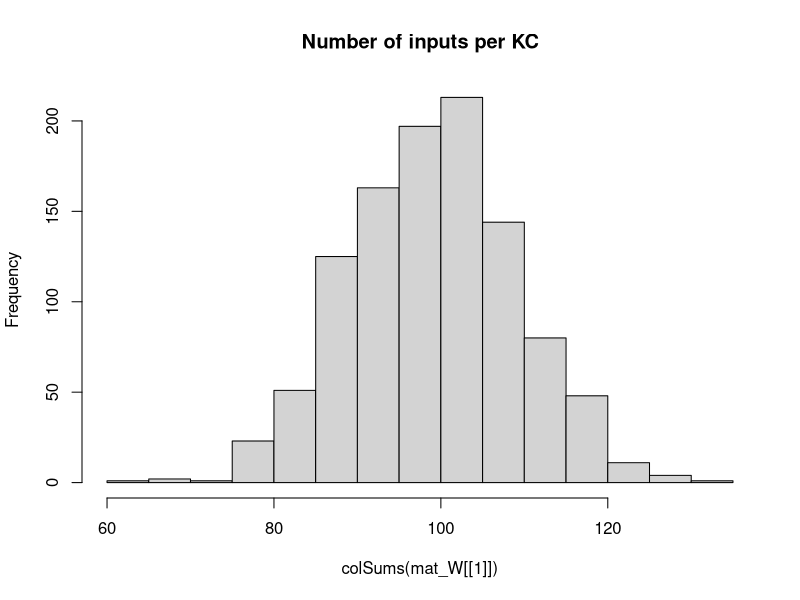

This figure's R source: (Note: this script raises an error after producing the figure.)
## Development Code for Willsaw NN image recognition of zfish larva
## KL 2021
## I will implement a MB random kernel NN as in my Ant Navigation paper 
## This Files Trains the weights of  2 Layer Net : Random Expansion Feature Layer (Random Kernel Trick) -> Perceptron Output neuron 
## The connections in L1 Random Sparse Net are data independent, while L2 wights are trained via +ve larva head template samples to filter patterns that look like larva
## The input images are labeled as Fish and non fish according to the folder they are placed.
# Output is saved as pgm images which are then loaded by tracker software so as to implemend the simple classifier net implemended here 

library("pixmap")
library("yaml")

## TODO GIGURE OUT INIT That Works

## Initialiaze the random Weight vector of an L1 (KC) neuron  
init_random_W <- function(m, p){
  # Draw random Number N of Sampled Inputs From Binomial
  #n <- rbinom(1,length(m),p)
  ## Set N random synapses as inputs to KC
  #idx <- sample(1:length(m),n)
  m <- rnorm(NROW(m),0,sd=0.5) #runif(NROW(m))/(10*NROW(m)) ##Weak Synapses
  ## Likely Stronger Subset
  #m[idx] <- 1#/length(m) #runif(n)/(10*length(m)) #1/NROW(m)
  #print(length(m))
  return (m)
}


## Initialiaze the random Weight vector of an L1 (KC) neuron  
init_sparse_W <- function(m,p){
  # Draw random Number N of Sampled Inputs From Binomial
  n <- rbinom(1,length(m),p)
  ## Set N random synapses as inputs to KC
  idx <- sample(1:length(m),n)
  #m <- runif(NROW(m))/(1000000*NROW(m)) ##Weak Synapses
  ## Likely Stronger Subset
  m[idx] <- 1#/length(m) #runif(n)/(10*length(m)) #1/NROW(m)
  #print(length(m))
  return (m)
}


## Sigmoid//logistic Transfer Function
N_transfer <- function(activation)
{
  return (1/(1+exp(-activation)))
}


## Derivative Sigmoid/logistic Transfer Function
N_transfer_D <- function(activation)
{
  return (N_transfer(activation)*(1-N_transfer(activation)) )
}

N_activation <- function(X,W,B)
{
  ## If more Than Half input units (based on Avg inputs) is active - then activate KC
  
  #  if ( sum(X) > KC_THRES )
  #    return (1)
  # else
  ## Bias is just another W attached to a fixed Input 1
  return (W%*%X + B)
}

## Copies A Smaller Matrix To the Middle of a larger one - (Pasting Image on larger canvas)
matrix_paste <- function(src,target)
{
  x_offset <- round((ncol(target)- ncol(src))/2 )
  y_offset <- round((nrow(target)- nrow(src))/2 )
  target[ (1+y_offset):(y_offset+nrow(src)),(1+x_offset):(x_offset+ncol(src))] <-src
  return(target)
}


sparse_binarize <- function(X,INPUT_SPARSENESS)
{
  ## Binarize Input Image / Set Sparsensess ##
  pxsparse = 1.0
  thres_bin = mean(X)
  max_iter = 100
  
  while (pxsparse > INPUT_SPARSENESS & max_iter > 0)
  {
    X_bin <-  as.numeric(X > thres_bin)
    pxsparse <- sum(as.numeric(X_bin[X_bin > 0]))/length(X_bin)
    thres_bin = thres_bin + 0.01;
    max_iter = max_iter + 1
  }
  
  
  ##message("Input Sparseness:",pxsparse)
  
  return(X_bin)
}




makeInputMatrix <- function(img_list,inmat_W)
{
  
  ## TRAIN /TEST ##
  img_list <- img_list[,1]
 
  
  
  ## Matrix Of  image Input Vectors  
  mat_X = matrix(0,nrow=ncol(inmat_W[[1]]),ncol=length(img_list) )
  fileidx <- 0
  for (in_img in img_list)
  {
    fileidx= fileidx + 1
    
    imgT <- read.pnm(as.character(in_img) )
    mat_img <- getChannels(imgT)
    X <- as.vector(mat_img)
    ### Add Fixed input 1 - To operate As Adjustable Bias for each input   
    ##X[length(X)] <- 1 # c(as.vector(mat_img),1)
    
    ##message(in_img," Input Dim:", dim(mat_img)[1],"x",dim(mat_img)[2],"=",dim(mat_img)[2]*dim(mat_img)[1])
    
    if (length(X) > n_top_px)
    {
      warning("input sample too big - skipping")
      next
    }
    
    ## If Loaded image is Smaller than INput - Then Resize (paste into) larger Matrix to fit
    if (length(X) < n_top_px)
    {
      ##message("input sample Smaller than Canvas - pasting")
      mat_t <- matrix(0,nrow=img_dim[1],ncol=img_dim[2])
      mat_img <- matrix_paste(mat_img,mat_t)
      ##message("Converted  Dim:", dim(mat_img)[1],"x",dim(mat_img)[2],"=",dim(mat_img)[2]*dim(mat_img)[1])
    }
    
    ##mypic = new("pixmapGrey", size=dim(mat_img),grey = mat_img);plot(mypic)
    ## Convert to Col Vector
    X <- sparse_binarize(as.vector(mat_img),INPUT_SPARSENESS)
    
    
    dim(X) <- c(length(X),1) ## Make into Col Vector
    
    if (length(X) > n_top_px)
    {
      warning(in_img,"Image Too large. Skipping")
      next
    }
    
    stopifnot(length(mat_X[,fileidx]) ==length(X) ) 
    mat_X[,fileidx] <- X # Save In Vector to MAtrix
    
  }## Load All Input Vectors Into Matrix X
  
  return(mat_X)
} ##Make INput List



### EXPORT MAtrix to YAML for !!opencv-matrix##
matrixToYamlForOpenCV <- function(mat)
{
  ##!!opencv-matrix
  strHeader <- "!!opencv-matrix\n rows: %d\n cols: %d\n dt: f\n data:["
  ## Matrix Will Be saved Transposed Because Data serial Reading Order is by row in OpenCV while Here Serialization is By Column
  strHeader <- sprintf(strHeader,nrow(mat),ncol(mat))
  strData = ""
  lineWidth = 100#min(100,length(mat))
  
  ## COMMENTED OUT AS SUDDENLY as.yaml started adding new Lines in data automatically - The following routine does this manually
  # ##Long Strings Need to be broken by New Lines otherwise OPENCV FIle Storage FAils
  # if (length(mat) > lineWidth){
  #   fcon<- tempfile("matrixYaml")
  #   
  #   ## Need to export To TEMP file as string Concat Is too SLOW
  #   for (i in seq(1,length(mat),lineWidth) ){
  #     write(mat[i:min(i+lineWidth-1,length(mat)-1)], file = fcon,ncolumns = 100, append = TRUE, sep = ", ")
  #     ##cat(",",file = fcon, append = TRUE,fill=FALSE)
  #     #strData = paste0(strData, toString(mat[i:min(i+lineWidth,length(mat))],"\n",width=0))
  #   }
  #   ## Join  All Lines Back INto One String - With Newlines and Commas and Intendation
  #   #strData = noquote()
  #   strData = noquote(paste0(
  #                     readLines(con = fcon, n = -1L, ok = TRUE, warn = TRUE, skipNul = FALSE, encoding = "UTF-8"),
  #                            collapse=",\n         ")) ##
  #   #class(strData) <- "verbatim"
  # }else
    
  ## Need to TransposeBecause Data serial Reading Order is by row in OpenCV while Here Serialization is By Column
  strData = toString(t(mat))
  
  
  strRet=  noquote(paste0(strHeader,strData,"]")) 
  
  
  ##Character vectors that have a class of ‘verbatim’ will not be quoted in the output YAML 
  class(strRet) <- "verbatim"
  ##class(strRet) <- "verbatim"
  #write(strRet,file = fcon)  
  return(noquote(strRet) )
}




## Process 2 Layer Network - Return Last Node Output produced for each input image
## Note : Input Layer Is Simplified - No activation function needed or Bias - Input image intentities are taken as activations
## Target_output is vector of desired output for each output Neuron these I chose to be L2_1=1 (Fish) L2_2=1 (Non Fish)
net_proc_images_batch <- function(mat_X,inmat_W,inmat_B,mat_Y,learningRate = 0.0)  
{
  
  L_X     <- list() ## Output Of Layer k
  L_A     <- list() ## Activation of  Layer k
  L_delta <- list()  ## Delta is the "cost attributable to (the value of) that node". 
  L2_out <- list()
  
  
  outError = 0 #'Mean Sq Error Of File Batch'

  
  
    ##Input Layer Is Simplified - No activation function needed or Bias - Input image intentities are taken as activations
    ## Due to R hell with numbers ecoming Factors I need to do this tricl
    
    ##Target_output <- mat_Y[fileidx,] 
     
    ## Forward Propagation ##
    ##mat_X[1,] = 1 ## Add COnst Input so W_i operates as a Bias IxW 
   ##  matrix of output Col vectors correspond to output
    for (l in 1:(N_Layers+1) )
    {
      if (l == 1) ## 1st Layer is INput 
      {
        ##Activation 
        L_A[[1]] <- mat_X
        L_X[[1]] <- mat_X##N_transfer(X-0.5)
        
      }else
      {
        L_X[[l-1]][1,] = 1 ## Add COnst Input so W_i operates as a Bias IxW
        L_A[[l]] <- N_activation(L_X[[l-1]], inmat_W[[l-1]], inmat_B[[l-1]] )
        L_X[[l]] <- N_transfer( L_A[[l]])
      }
    }
    MSQError =  sum(((mat_Y) - L_X[[N_Layers+1]] )^2)/ ncol(mat_X)

    ## Note Indexes L_X and mat/biases are off by one because LX_1 is considerened an input layer, while neural layer is l=2
    ## Back Propagation ##
    for (l in (N_Layers):1 )
    {
      ##On Output Layer
      if (l == (N_Layers))
      {
        ## Element Wise Product (hadamart Product)
        L_delta[[l]] <- ( N_transfer_D( L_X[[l+1]] )   * (L_X[[l+1]] - mat_Y)) ##*N_transfer_D(L_X[[l]])
      }else{
        #L_delta[[l]] <- L_delta[[l+1]] %*% t(mat_W[[l]])*N_transfer_D(L_X[[l]])
        L_delta[[l]] <-   t(t(L_delta[[l+1]]) %*%(inmat_W[[l+1]])*t(N_transfer_D( L_X[[l+1]] )))    ## %*% t(N_transfer_D(L_X[[l-1]]) )
      }
      
      dE <- (L_delta[[l]])%*%t(L_A[[l]])  
      dW <- learningRate*dE 
      ##Add average change over batch samples
      inmat_W[[l]] <- inmat_W[[l]] -  dW ##length(img_list)
      ## Error Non-Conform
      #inmat_B[[l]] <- inmat_B[[l]] - learningRate*(L_delta[[l]])  
      ##if (l==1)
      ##  hist(dW)
    }
    
    #hist(Layer_Bias[[1]])
    #if (fileidx %% 10 == 0)
    #  hist(inmat_W[[1]], main="After")
    
    
    ## Forward Propagation ## 
    # L1 <- N_transfer(N_activation(mat_X, inmat_W[[1]],inmat_B[[1]]  ) ) ## v_Layer_Bias[i] matrix(rep(,nrow(mat_X)),nrow=nrow(mat_X) )  
    # ## L2 matrix of output Col vectors correspond 
    # L2 <-  N_transfer(N_activation(L1,inmat_W[[2]] ,  inmat_B[[2]] )  )  
    # 
    # MSQError =  sum(((mat_Y) - L2 )^2)/ ncol(mat_X)
    # 
    ## Forward Propagation ##
    ##  matrix of output Col vectors correspond to output
    for (l in 1:(N_Layers+1) )
    {
      if (l == 1) ## 1st Layer is INput 
      {
        ##Activation 
        L_A[[1]] <- mat_X
        L_X[[1]] <- mat_X##N_transfer(X-0.5)
        
      }else
      {
        L_A[[l]] <- N_activation(L_X[[l-1]], inmat_W[[l-1]], inmat_B[[l-1]] )
        L_X[[l]] <- N_transfer( L_A[[l]])
      }
    }
    MSQError =  sum(((mat_Y) - L_X[[N_Layers+1]] )^2)/ ncol(mat_X)
    
    
    
    
    ##message("Recognition Output for Img ",in_img," is F:",L_X[[3]][1]," non-F:",L_X[[3]][2]," Active KC:",L2_out[[fileidx]]$KC_active/N_KC )
    #dim(X) = img_dim##dim(mat_img)
    
    
    #image(X_bin)
    #title(main = paste(in_img,strRes," R:",L2_Neurons_out[1]-L2_Neurons_out[2]), font.main = 4)
  
  
  lout <- list(X=mat_X,
               W=inmat_W,
               B=inmat_B,
               output= L_A[[N_Layers+1]],
               Target=mat_Y,
               #out=data.frame( do.call(rbind,L2_out ) ),
               MSQError=MSQError )
  
  #MSQError =  sum(((mat_Y) - L2)^2)/nrow(mat_X)
  
  return(lout  )
}



img_dim <- c(38,28)
N_Layers <- 2

n_top_px <- img_dim[2]*img_dim[1]
N_KC = n_top_px*10 ## Number of Kenyon Cells (Input layer High Dim Coding)
N_SYN_per_KC <- 10# n_top_px/500 ## Number of pic Features each KC neuron Codes for
#KC_THRES <- N_SYN_per_KC*0.25 ## Number of INput that need to be active for KC to fire/Activate
v_Layer_N <- c(n_top_px, N_KC, 2)
v_Layer_N3 <- c(n_top_px, N_KC,100, 2)

#v_Layer_CON <- c(N_SYN_per_KC/n_top_px,)
Layer_Bias <- list() ## Number of INput that need to be active for Neuron to fire/Activate
INPUT_SPARSENESS = 0.25

mat_W <<- list() # List Of Weight Matrices

## Make Sparse Random Synaptic Weight matrix Selecting Inputs for each KC
for (k in 1:N_Layers)
{
  mat_W[[k]] <- matrix(0,ncol=v_Layer_N[k],nrow=v_Layer_N[k+1])
  ## Init Random
  if (k==1)
    mat_W[[k]] <- t(apply(mat_W[[k]],1,init_sparse_W,N_SYN_per_KC/n_top_px)) ##
  else
    mat_W[[k]] <- t(apply(mat_W[[k]],1,init_random_W,0)) ##
  
  Layer_Bias[[k]] <- matrix(1,ncol=1,nrow=v_Layer_N[k+1] )  #rep(1,) ## Initialiaze Neural Biases
}

#hist(mat_W[[3]])
hist(colSums(mat_W[[1]]),main="Number of inputs per KC")

##Layer 2 (Output Perceptron)
#L2_Neurons <<- 2

## Apply Input Image ##
## list training files 
setwd("/home/kostasl/workspace/zebrafishtrack/Rplots")
sPathTrainingSamples="../img/trainset/fish"
sPathTrainingNonSamples="../img/trainset/nonfish/"
sPathTestingSamplesFish="../img/fish/"
sPathTestingSamplesNonFish="../img/nonfish/"

img_list_train_fish =  cbind(files=list.files(path=sPathTrainingSamples,pattern="*pgm",full.names = T),F=1,NF=0) 
img_list_test_fish = cbind(files=list.files(path=sPathTestingSamplesFish,pattern="*pgm",full.names = T),F=1,NF=0)
img_list_train_nonfish =   cbind(files=list.files(path=sPathTrainingNonSamples,pattern="*pgm",full.names = T),F=0,NF=1)
img_list_test_nonfish =  cbind(files=list.files(path=sPathTestingSamplesNonFish,pattern="*pgm",full.names = T),F=0,NF=1)

## A Small Sample set for Testing the Algorithm Discrimiation between X and 1 
img_list_train_ones <-  cbind(files=list.files(path="../img/trainset/ones/",pattern="*pgm",full.names = T),F=1,NF=0)
img_list_train_X <-  cbind(files=list.files(path="../img/trainset/X/",pattern="*pgm",full.names = T),F=0,NF=1)


img_list_all <- rbind.data.frame(img_list_train_fish,img_list_test_fish,img_list_train_nonfish,img_list_test_nonfish,stringsAsFactors = FALSE) #
#img_list_train <- rbind.data.frame(img_list_train_fish,img_list_test_fish,img_list_train_nonfish,img_list_train_nonfish,stringsAsFactors = FALSE)
#img_list_test=  list.files(path=sPathTestingSamples,pattern="*pgm",full.names = T) Samples ##


img_list_train <- rbind.data.frame(img_list_train_fish,img_list_test_fish,img_list_test_nonfish[1:NROW(img_list_test_fish),],stringsAsFactors = FALSE)
#img_list_train <- rbind.data.frame(img_list_train_ones,img_list_train_X)
#img_list_all <- rbind.data.frame(img_list_train_fish,stringsAsFactors = FALSE)

#img_list_all <- 

batchSize = 8 # Number of Training IMages for Each Leanring Episode (which will define error graident )
Nbatches = 250
trainingN = 5 ##Training Cycles For Each Batch

## TODO : Move this in Funct - Use One MAtrix For Net -Matrix Of Biases
mat_B <- list()
for (k in 1:N_Layers)
  mat_B[[k]] <- matrix(Layer_Bias[[k]],ncol=(batchSize),nrow=length(Layer_Bias[[k]]) )


lFitError <- list()
dfitRecord <- data.frame()

vTrainingError <- vector()
## Subset INput LIst Into Batches
rIdx = 1

for (b in 1:Nbatches)
{
  ##Make Matrix -For All net inputs
  img_list_suffled <- img_list_train[sample(1:nrow(img_list_train)),]
  ##Select Subset Batch
  img_list_suffled <- head(img_list_suffled,batchSize)
  
  mat_X <- makeInputMatrix(img_list_suffled,mat_W)
  
  label_list <-cbind.data.frame(F=(img_list_suffled[,2]),NF=(img_list_suffled[,3]) )##Target output/labels
  mat_Y <- t(apply(as.matrix(label_list),2,strtoi))  

  
  for (i in 1:trainingN)
  {  
    
    dLearningRate    <- 0.0001
    
    # TRAIN On Fish 
    dnetout <- net_proc_images_batch(mat_X, mat_W, mat_B, mat_Y, dLearningRate )
    mat_W   <<- dnetout$W
    mat_B   <<- dnetout$B

    #message(fileidx,". MSQERR:",MSQError,"  ", L2_out[[fileidx]]$L2_F, "-", L2_out[[fileidx]]$L2_NF, " ERR: ", L2_out[[fileidx]]$Err ," ",in_img)
    message(rIdx,". MSQERR:",dnetout$MSQError,"  ")
    
        
    vTrainingError[rIdx] = dnetout$MSQError  #plot(unlist(dnetout$out$MSERR),main=paste(i,"Mean SQ Err"))
    rIdx = rIdx +1
    
    plot(vTrainingError) #ylim=c(0,1)xlim=c(0,trainingN*Nbatches)
    
  }## Repeated Training On Batch 

} ## Different Batch Suffles  




plot(c) #ylim=c(0,1)





### Calcl Final Performance 

##Select Subset Batch
img_list_suffled <- img_list_train #img_list_test_nonfish # img_list_all[sample(1:nrow(img_list_all)),]
mat_X <- makeInputMatrix(img_list_suffled,mat_W)
label_list <-cbind.data.frame(F=(img_list_suffled[,2]),NF=(img_list_suffled[,3]) )##Target output/labels
mat_Y <- t(apply(as.matrix(label_list),2,strtoi))

## TODO : Move this in Funct - Use One MAtrix For Net -Matrix Of Biases
mat_B <- list()
for (k in 1:N_Layers)
  mat_B[[k]] <- matrix(Layer_Bias[[k]],ncol=ncol(mat_X),nrow=length(Layer_Bias[[k]]) )



dLearningRate    <- 0.0
# TRAIN On Fish 
dnetout <- net_proc_images_batch(mat_X,mat_W,mat_B,mat_Y,dLearningRate )
            
message("Final MSQERR:",dnetout$MSQError)

  
hist(dnetout$Target - N_transfer( dnetout$output) )

hist(dnetout$W[[1]],main="After")




## FOR EXAPORT TO YAML

fishNet <- list(LW1=dnetout$W[[1]],
                LW2=dnetout$W[[2]],
                LB1=dnetout$B[[1]],
                LB2=dnetout$B[[2]] 
)

#attr(fishNet$LW1, "tag") <- "!!opencv-matrix" ##Adding tags Also Change The Header to Verbatim, which does not work in OPENCV
attr(fishNet$LW2, "tag") <- "!!opencv-matrix"
attr(fishNet$LB1, "tag") <- "!!opencv-matrix"
attr(fishNet$LB2, "tag") <- "!!opencv-matrix"



#fishNet <- list(LW1=Layer_Bias[[2]]
#)
## EXPORT TO YAML FOR OPENCV - Custom/hacked exporter routine specific to OPENCV
#  filename <- "fishNet.yml"
#  con <- file(filename, "w")
#  message("Exporting to YAML-Wait for it , this may take a while...")
#  write("%YAML:1.0",con) ##Header Is necessary For OPENCV 
  ## Indentation Needs to be 3
#  str_yaml<- noquote(as.yaml(fishNet, handlers=list(matrix=matrixToYamlForOpenCV), line.sep="\n",indent=3,unicode=F))
  #  CLEAN UP String FRom Escape Chars
  ## the Var Type tag !!opencv-matrix needs to be on same line as vairable Name - For OpenCV file store - FIX
#  str_yaml <- gsub("\n  !!opencv-matrix","!!opencv-matrix",str_yaml,fixed = T)
#  str_yaml <- gsub("\\n","\n",str_yaml,fixed = T)## Remove Escaped NewLines
#  str_yaml <- gsub("\"","",str_yaml,fixed = T)#Remove Quates

#  write(noquote(str_yaml),con,append=TRUE) ##Header Is necessary For OPENCV 
#  close(con)




############## 


## Process 2 Layer Network - Return Last Node Output produced for each input image
## Note : Input Layer Is Simplified - No activation function needed or Bias - Input image intentities are taken as activations
## Target_output is vector of desired output for each output Neuron these I chose to be L2_1=1 (Fish) L2_2=1 (Non Fish)
net_proc_images <- function(input_list,inmat_W,inLayer_Bias,learningRate = 0.0)  
{
  
  L_X     <- list() ## Output Of Layer k
  L_A     <- list() ## Activation of  Layer k
  L_delta <- list()  ## Delta is the "cost attributable to (the value of) that node". 
  L2_out <- list()
  
  Target_output = c(1,0)  
  fileidx <- 0
  outError = 0 #'Mean Sq Error Of File Batch'
  ## TRAIN /TEST ##
  img_list <- input_list[,1]
  label_list <-cbind.data.frame(F=(input_list[,2]),NF=(input_list[,3]) )##Target output/labels
  
  ## Matrix Of  image Input Vectors  
  mat_X = matrix(0,nrow=ncol(inmat_W[[1]]),ncol=length(img_list) )
  
  for (in_img in img_list)
  {
    fileidx= fileidx + 1
    
    imgT <- read.pnm(as.character(in_img) )
    mat_img <- getChannels(imgT)
    X <- as.vector(mat_img)
    ### Add Fixed input 1 - To operate As Adjustable Bias for each input   
    ##X[length(X)] <- 1 # c(as.vector(mat_img),1)
    
    ##message(in_img," Input Dim:", dim(mat_img)[1],"x",dim(mat_img)[2],"=",dim(mat_img)[2]*dim(mat_img)[1])
    
    if (length(X) > n_top_px)
    {
      warning("input sample too big - skipping")
      next
    }
    
    ## If Loaded image is Smaller than INput - Then Resize (paste into) larger Matrix to fit
    if (length(X) < n_top_px)
    {
      ##message("input sample Smaller than Canvas - pasting")
      mat_t <- matrix(0,nrow=img_dim[1],ncol=img_dim[2])
      mat_img <- matrix_paste(mat_img,mat_t)
      ##message("Converted  Dim:", dim(mat_img)[1],"x",dim(mat_img)[2],"=",dim(mat_img)[2]*dim(mat_img)[1])
    }
    
    ##mypic = new("pixmapGrey", size=dim(mat_img),grey = mat_img);plot(mypic)
    ## Convert to Col Vector
    X <- sparse_binarize(as.vector(mat_img),INPUT_SPARSENESS)
    
    
    dim(X) <- c(length(X),1) ## Make into Col Vector
    
    if (length(X) > n_top_px)
    {
      warning(in_img,"Image Too large. Skipping")
      next
    }
    
    stopifnot(length(mat_X[,fileidx]) ==length(X) ) 
    mat_X[,fileidx] <- X # Save In Vector to MAtrix
    
    
    ##Input Layer Is Simplified - No activation function needed or Bias - Input image intentities are taken as activations
    ##Activation 
    L_A[[1]] <- X
    L_X[[1]] <- X##N_transfer(X-0.5)
    ## Due to R hell with numbers ecoming Factors I need to do this tricl
    mat_Y <- apply(as.matrix(label_list),2,strtoi)
    
    Target_output <-mat_Y[fileidx,] 
    ### 
    
    ## Forward Propagation ## 
    for (i in 2:(N_Layers+1) )
    {
      L_A[[i]] <- N_activation(L_X[[i-1]], inmat_W[[i-1]], inLayer_Bias[[i-1]]) ## v_Layer_Bias[i]  
      L_X[[i]] <- N_transfer(L_A[[i]])
    }
    
    outError = outError + sum( ( Target_output - L_X[[i]] ) )
    
    #hist(mat_W[[l-1]],main="before")
    ## Note Indexes L_X and mat/biases are off by one because LX_1 is considerened an input layer, while neural layer is l=2
    ## Back Propagation ##
    for (l in (N_Layers):1 )
    {
      ##On Output Layer
      if (l == (N_Layers))
      {
        ## Element Wise Product (hadamart Product)
        L_delta[[l]] <- ((N_transfer_D(L_X[[l+1]])) * (L_X[[l+1]] - Target_output)) ##*N_transfer_D(L_X[[l]])
      }else{
        #L_delta[[l]] <- L_delta[[l+1]] %*% t(mat_W[[l]])*N_transfer_D(L_X[[l]])
        L_delta[[l]] <-   t(t(L_delta[[l+1]]) %*%(inmat_W[[l+1]])*t(N_transfer_D( L_X[[l+1]] )))    ## %*% t(N_transfer_D(L_X[[l-1]]) )
        
      }
      
      dE <- (L_delta[[l]])%*%t(L_A[[l]])  
      dW <- learningRate*dE 
      ##Add average change over batch samples
      inmat_W[[l]] <- inmat_W[[l]] -  dW ##length(img_list)
      inLayer_Bias[[l]] <- inLayer_Bias[[l]] - learningRate*(L_delta[[l]])  
    }
    
    #hist(Layer_Bias[[1]])
    if (fileidx %% 10 == 0)
      hist(inmat_W[[1]], main="After")
    
    #hist( KC_out_act[1,])
    ## Calc Layer 1 output based on Activation Threshold Funciton for Units
    #KC_output <- apply(KC_out_act, 2, N_transfer)
    #dim(KC_output) <-c(1,length(KC_output)) ## Make into Row Vector
    
    ## Learn Positive Samples - Simple Perceptron Learning Rule - Over an augmented input X which is projected To High dim via sparse random matrix in L1##
    ## Take Active L1 outputs And Set L2 Input synapses of Output Neuron to High
    # Continuous output /
    #L2_Neurons_out <<- (as.numeric(( KC_output %*%  W_L2)/N_KC))
    # Weight Gradient -
    #DW <- t(KC_output)%*% (Target_output - L2_Neurons_out)/2
    #W_L2 <<-  W_L2 + learningRate*DW ## Update Weight Vector 
    
    
    ##W_L2[W_L2 < 1] <<- 1 ##Cap To Limit Values - Saturation Of Synapses
    ##W_L2[,outNeuronIdx][W_L2< -1] <<- -1
    
    #stopifnot(ncol(KC_output) == nrow(W_L2))
    ## Calc Output Neuron - Perceptron 
    ## FWD PROP CAlc MSQE - Fwd Propagate Entire Input Matrix 
    
    
    ## Forward Propagation ## 
    L1 <- N_transfer(N_activation(mat_X, inmat_W[[1]], matrix(inLayer_Bias[[1]],ncol=ncol(mat_X),nrow=length(inLayer_Bias[[1]])) ) ) ## v_Layer_Bias[i] matrix(rep(,nrow(mat_X)),nrow=nrow(mat_X) )  
    ## L2 matrix of output Col vectors correspond 
    L2 <-  N_transfer(N_activation(L1,inmat_W[[2]] , matrix(inLayer_Bias[[2]],ncol=ncol(mat_X),nrow=length(inLayer_Bias[[2]])) )  )  
    
    MSQError =  sum((t(mat_Y) - L2 )^2)/ ncol(mat_X)
    
    
    L2_out[[fileidx]] <- list(Err=0.5*sum((Target_output - L2[,fileidx])^2),
                              MSERR=MSQError,
                              L2_F=L2[1,fileidx],
                              L2_NF=L2[2,fileidx],
                              KC_active = sum(L1[fileidx,][L1[fileidx,]>0.5]),
                              KC_total = length(L1[fileidx,]),
                              # input_sparse= pxsparse,
                              file=in_img
    )
    
    
    
    message(fileidx,". MSQERR:",MSQError,"  ", L2_out[[fileidx]]$L2_F, "-", L2_out[[fileidx]]$L2_NF, " ERR: ", L2_out[[fileidx]]$Err ," ",in_img)
    
    ##message("Recognition Output for Img ",in_img," is F:",L_X[[3]][1]," non-F:",L_X[[3]][2]," Active KC:",L2_out[[fileidx]]$KC_active/N_KC )
    dim(X) = dim(mat_img)
    
    
    #image(X_bin)
    #title(main = paste(in_img,strRes," R:",L2_Neurons_out[1]-L2_Neurons_out[2]), font.main = 4)
  }
  
  lout <- list(X=mat_X,
               W=inmat_W,
               B=inLayer_Bias,
               out=data.frame( do.call(rbind,L2_out ) ))
  
  MSQError =  sum((t(mat_Y) - L2)^2)/nrow(mat_X)
  
  return(lout  )
}



#}

#       ##Test 
#   dnetout_tfish <- net_proc_images(img_list_test_fish,0.3, c(1,0))
#   #hist(unlist(dnetout_fish$L2_F),breaks=10,main="Class Fish Responses to F+ samples" )
#   ##L1 threshold set too high - patterns do not propagate
#   stopifnot(sum(unlist(dnetout_tfish$KC_active)) > 1)
#     
#   SqError_FisF <- sum((1 -unlist(dnetout_tfish$L2_F))^2)/nrow(dnetout_tfish)
#   SqError_FisNotNF <- sum((-1 -unlist(dnetout_tfish$L2_NF))^2)/nrow(dnetout_tfish)
#   
#   message("Sq. Error: F+:",SqError_FisF," F-:",SqError_FisNotNF)
#   
#   dnetout_tnotfish <- net_proc_images(img_list_test_nonfish,dLearningRate,c(0,1))
#   ##hist(unlist(dnetout_notfish$L2_NF),breaks=10,main="Class Not Fish Responses to F- samples" )
#   
#   SqError_NFisNotF <- sum((-1 -unlist(dnetout_tnotfish$L2_F))^2)/nrow(dnetout_tnotfish)
#   SqError_NFisNF <- sum((1 -unlist(dnetout_tnotfish$L2_NF))^2)/nrow(dnetout_tnotfish)
#   
#   #message("Sq. Error: F+:",SqError_NFisNotF," F-:",SqError_NFisNF)
# 
#   
#   SqClassError = sum(SqError_FisF,SqError_FisNotNF,SqError_NFisNotF,SqError_NFisNF)   
#   lFitError[[i]] = list(S_error=SqClassError,FishisFish=SqError_FisF,FishNotFish=SqError_FisNotNF,
#                         NotFishIsFish=SqError_NFisNotF,
#                         NotFishIsNotFish=SqError_NFisNF)
#   
#   dfitRecord <<- data.frame( do.call(rbind,lFitError ) )
#   plot(unlist(dfitRecord$S_error),xlim=c(1,100) ,xlab="Fit Error",ylim=c(0,2))
# 
# 
# ## Test Fish
# dnetout_testfish <- net_proc_images(img_list_test_fish,0,c(-1,1))
# ##hist(unlist(dnetout_notfish$L2_NF),breaks=10,main="Class Not Fish Responses to F- samples" )
# dnetout_testnonfish <- net_proc_images(img_list_test_nonfish,0,c(-1,1))
# 
# 
# SqError_NFisNotF <- sum((-1 -unlist(dnetout_testfish$L2_F))^2)/nrow(dnetout_testfish)
# SqError_NFisNF <- sum((1 -unlist(dnetout_testfish$L2_NF))^2)/nrow(dnetout_testfish)
# 
# 
# 
# 
# plot(unlist(dfitRecord$S_error),xlim=c(1,100) ,xlab="Fit Error",ylim=c(00,800))
# 
# plot(unlist(dfitRecord$FishisFish) )
# plot(unlist(dfitRecord$FishNotFish) )
# plot(unlist(dfitRecord$NotFishIsFish) )
# plot(unlist(dfitRecord$NotFishIsNotFish) )
# 
# 
# 
# ## Test Responses ## 
# dnetout_test <- net_proc_images(img_list_test,0.0,c(0,0))
# dnetout_test_nonfish <- net_proc_images(img_list_train_nonfish,0.0,c(-1,1))
# 
# 
# 
# colSums(W_L2)
# 
# l_out_n <- net_proc_images(img_list_train_nonfish,-dLearningRate/5,1)
# colSums(W_L2)
# 
# colSums(W_L2)
# 
# 
#  ## Save KC Matrix As Image (To Be loaded by Tracker)
#  ## Save Trained Weights As Image (To load by Tracker)
#  KC_sparse_pic <- pixmapGrey(mat_W[[1]], nrow=dim(mat_W[[1]])[1],ncol=dim(mat_W[[1]])[2])
#  plot(KC_sparse_pic)
#  write.pnm(KC_sparse_pic,file="L1_W_SparseNet.pgm")
# # 
# # ## Shift Values
#  L_W2 <- (mat_W[[2]])+1.0
#  L_W2 <- apply(L_W2,2,rev)
#  Lout_pic <- pixmapGrey(L_W2, nrow=dim(mat_W[[2]])[1],ncol=dim(mat_W[[2]])[2],cellres=1)
#  plot(Lout_pic)
#  write.pnm(Lout_pic,file="L2_W_SparseNet.pgm")
# 
#  Lout_pic <- pixmapGrey(Layer_Bias[[1]], nrow=dim(Layer_Bias[[1]])[1],ncol=dim(Layer_Bias[[1]])[2],cellres=1)
#  plot(Lout_pic)
#  write.pnm(Lout_pic,file="L1_B_SparseNet.pgm")
#  
#  
#  Lout_pic <- pixmapGrey(Layer_Bias[[2]],  nrow=dim(Layer_Bias[[2]])[1],ncol=dim(Layer_Bias[[2]])[2],cellres=1)
#  plot(Lout_pic)
#  write.pnm(Lout_pic,file="L2_B_SparseNet.pgm")
#  #
#  # 
# # 
# ## Load Matrix And Test
# imgT <- read.pnm(file="L1_W_SparseNet.pgm")
# mat_WL1 <- getChannels(imgT)
# 
# imgT <- read.pnm(file="L2_W_SparseNet.pgm")
# mat_WL2 <- getChannels(imgT)-1.0 ##Reverse Order

# 
# hist(W_L2)
# 
# cc <- getChannels(Lout_pic)
# plot(pic_outL)
